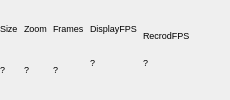
       <widget class="QWidget" name="widget_status" native="true">
        <layout class="QHBoxLayout" name="horizontalLayout_11">
         <property name="spacing">
          <number>6</number>
         </property>
         <property name="leftMargin">
          <number>0</number>
         </property>
         <property name="topMargin">
          <number>0</number>
         </property>
         <property name="rightMargin">
          <number>0</number>
         </property>
         <property name="bottomMargin">
          <number>0</number>
         </property>
         <item>
          <layout class="QVBoxLayout" name="verticalLayout_4">
           <property name="spacing">
            <number>0</number>
           </property>
           <item>
            <widget class="QLabel" name="label_18">
             <property name="maximumSize">
              <size>
               <width>16777215</width>
               <height>25</height>
              </size>
             </property>
             <property name="font">
              <font>
               <pointsize>7</pointsize>
              </font>
             </property>
             <property name="text">
              <string>Size</string>
             </property>
            </widget>
           </item>
           <item>
            <widget class="QLabel" name="label_resolution">
             <property name="maximumSize">
              <size>
               <width>16777215</width>
               <height>25</height>
              </size>
             </property>
             <property name="font">
              <font>
               <pointsize>7</pointsize>
              </font>
             </property>
             <property name="text">
              <string>?</string>
             </property>
            </widget>
           </item>
          </layout>
         </item>
         <item>
          <layout class="QVBoxLayout" name="verticalLayout_7">
           <property name="spacing">
            <number>0</number>
           </property>
           <item>
            <widget class="QLabel" name="label_23">
             <property name="maximumSize">
              <size>
               <width>16777215</width>
               <height>25</height>
              </size>
             </property>
             <property name="font">
              <font>
               <pointsize>7</pointsize>
              </font>
             </property>
             <property name="text">
              <string>Zoom</string>
             </property>
            </widget>
           </item>
           <item>
            <widget class="QLabel" name="label_zoom">
             <property name="maximumSize">
              <size>
               <width>16777215</width>
               <height>25</height>
              </size>
             </property>
             <property name="font">
              <font>
               <pointsize>7</pointsize>
              </font>
             </property>
             <property name="text">
              <string>?</string>
             </property>
            </widget>
           </item>
          </layout>
         </item>
         <item>
          <layout class="QVBoxLayout" name="verticalLayout_8">
           <property name="spacing">
            <number>0</number>
           </property>
           <item>
            <widget class="QLabel" name="label_25">
             <property name="maximumSize">
              <size>
               <width>16777215</width>
               <height>25</height>
              </size>
             </property>
             <property name="font">
              <font>
               <pointsize>7</pointsize>
              </font>
             </property>
             <property name="text">
              <string>Frames</string>
             </property>
            </widget>
           </item>
           <item>
            <widget class="QLabel" name="label_frames">
             <property name="maximumSize">
              <size>
               <width>16777215</width>
               <height>25</height>
              </size>
             </property>
             <property name="font">
              <font>
               <pointsize>7</pointsize>
              </font>
             </property>
             <property name="text">
              <string>?</string>
             </property>
            </widget>
           </item>
          </layout>
         </item>
         <item>
          <layout class="QVBoxLayout" name="verticalLayout_5">
           <property name="spacing">
            <number>0</number>
           </property>
           <item>
            <widget class="QLabel" name="label_19">
             <property name="maximumSize">
              <size>
               <width>16777215</width>
               <height>25</height>
              </size>
             </property>
             <property name="font">
              <font>
               <pointsize>7</pointsize>
              </font>
             </property>
             <property name="text">
              <string>DisplayFPS</string>
             </property>
            </widget>
           </item>
           <item>
            <widget class="QLabel" name="label_displayFPS">
             <property name="maximumSize">
              <size>
               <width>16777215</width>
               <height>25</height>
              </size>
             </property>
             <property name="font">
              <font>
               <pointsize>7</pointsize>
              </font>
             </property>
             <property name="text">
              <string>?</string>
             </property>
             <property name="alignment">
              <set>Qt::AlignLeading|Qt::AlignLeft|Qt::AlignTop</set>
             </property>
            </widget>
           </item>
          </layout>
         </item>
         <item>
          <layout class="QVBoxLayout" name="verticalLayout_6">
           <property name="spacing">
            <number>0</number>
           </property>
           <item>
            <widget class="QLabel" name="label_21">
             <property name="maximumSize">
              <size>
               <width>16777215</width>
               <height>25</height>
              </size>
             </property>
             <property name="font">
              <font>
               <pointsize>7</pointsize>
              </font>
             </property>
             <property name="text">
              <string>RecrodFPS</string>
             </property>
             <property name="alignment">
              <set>Qt::AlignBottom|Qt::AlignLeading|Qt::AlignLeft</set>
             </property>
            </widget>
           </item>
           <item>
            <widget class="QLabel" name="label_recordFPS">
             <property name="maximumSize">
              <size>
               <width>16777215</width>
               <height>25</height>
              </size>
             </property>
             <property name="font">
              <font>
               <pointsize>7</pointsize>
              </font>
             </property>
             <property name="text">
              <string>?</string>
             </property>
             <property name="alignment">
              <set>Qt::AlignLeading|Qt::AlignLeft|Qt::AlignTop</set>
             </property>
            </widget>
           </item>
          </layout>
         </item>
         <item>
          <spacer name="horizontalSpacer">
           <property name="orientation">
            <enum>Qt::Horizontal</enum>
           </property>
           <property name="sizeHint" stdset="0">
            <size>
             <width>40</width>
             <height>20</height>
            </size>
           </property>
          </spacer>
         </item>
        </layout>
       </widget>
